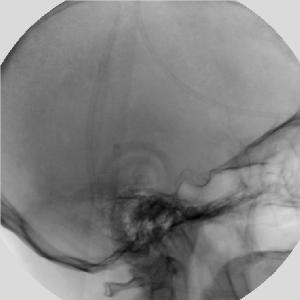
%> input picture 3. Smoothening and Histogram Manipulation/mask.jpg, 300 x 300 px
$ octave difference.m   (GNU Octave 9; MATLAB toolbox functions it lacks are replaced by stand-ins)
%> lines starting %> are read from the running program, lines starting %| are printed output that depends on the picture
mask = imread('mask.jpg')
%> mask is the input picture: size 300x300 uint8; min 1, max 239, mean 131.4
live = imread('live.jpg')
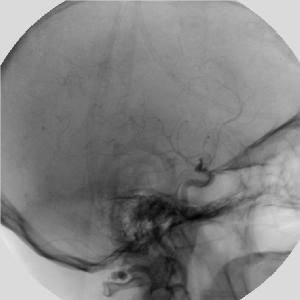
%> input picture 3. Smoothening and Histogram Manipulation/live.jpg, 300 x 300 px
%> live is the input picture: size 300x300 uint8; min 1, max 245, mean 130.1

diff = mask - live;     % obtain the difference between the 2 images
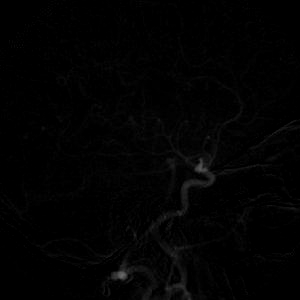
%> diff: size 300x300 uint8; min 0, max 104, mean 2.3
figure, imshow(diff, []), title('Difference image')

img = imadjust(diff);   % perform contrast stretching cuz why not
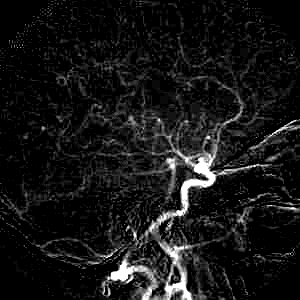
%> img: size 300x300 uint8; min 0, max 255, mean 22.2
figure, imshow(img, []), title('Contrast Stretching')

img2 = medfilt2(img);   % perform median filter to clear noise
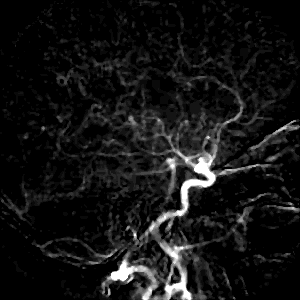
%> img2: size 300x300 uint8; min 0, max 255, mean 20.3
figure, imshow(img2, []), title('Median filter')

% Subtracting the background the obtain only the interested area.
